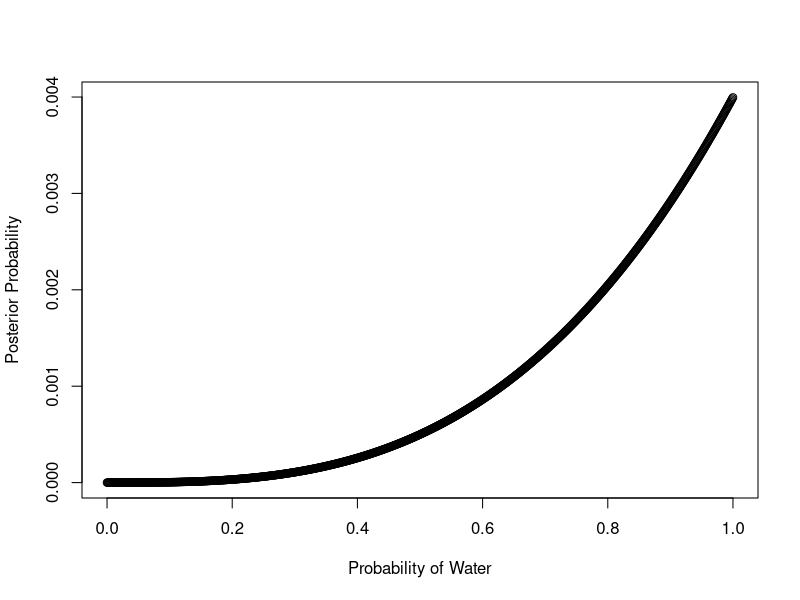
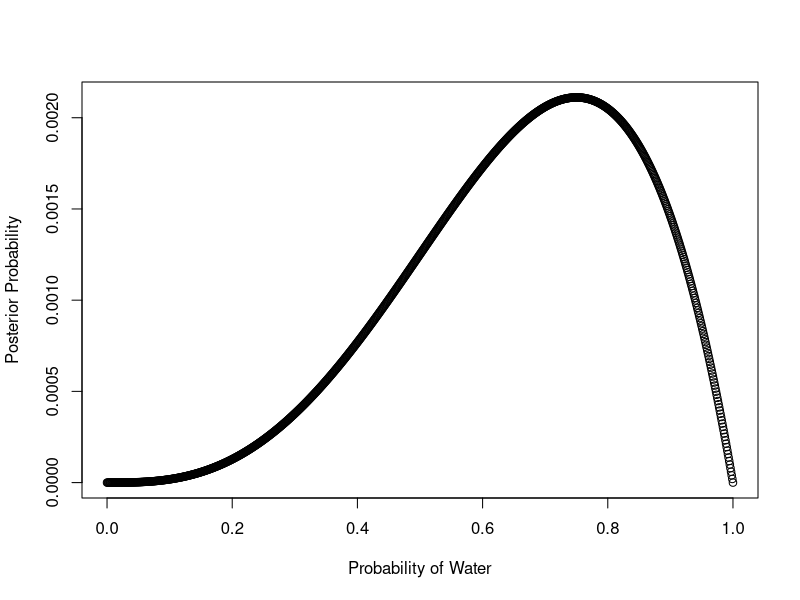
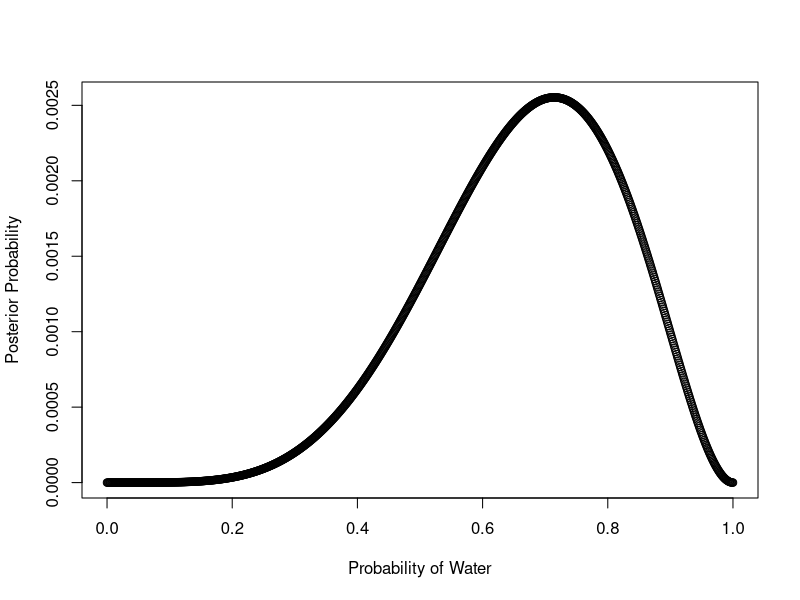
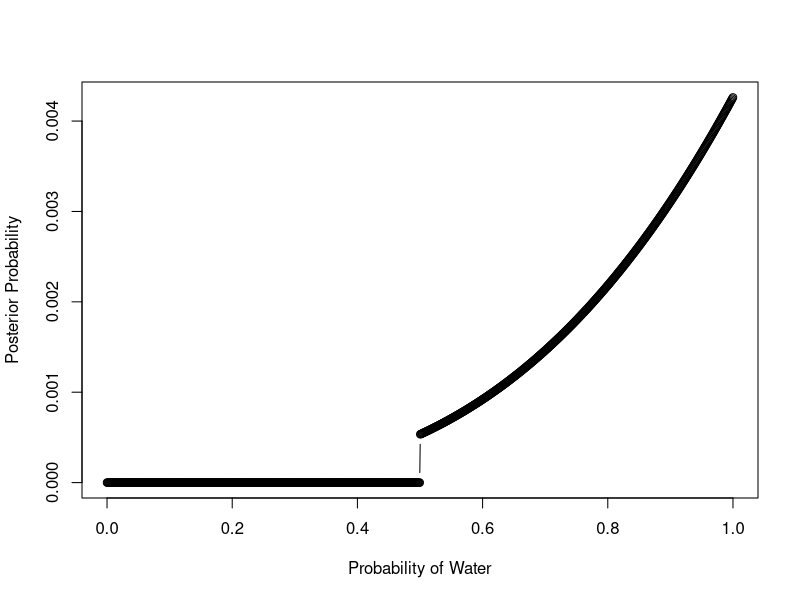
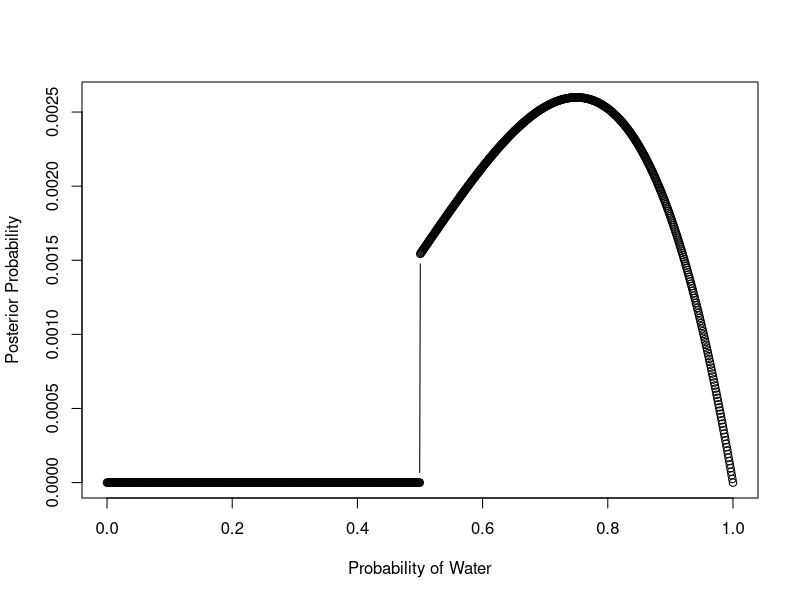
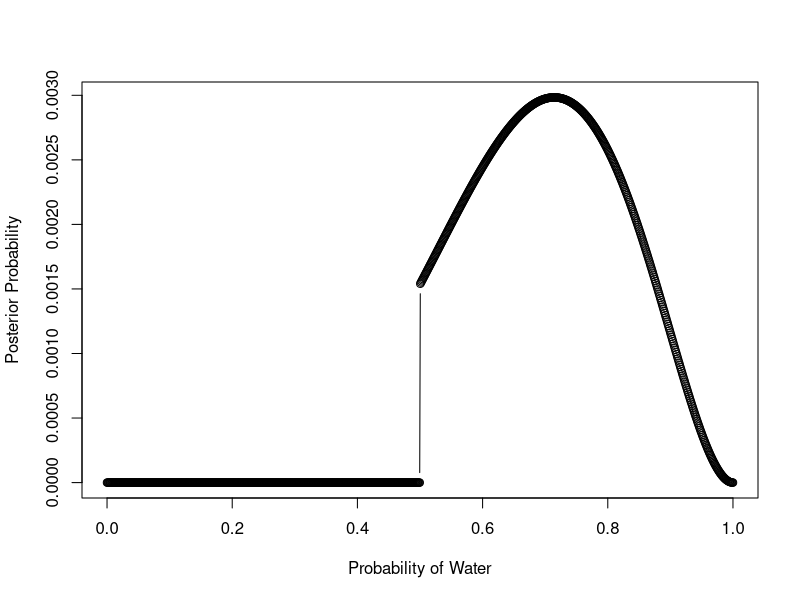

Recreate these plots in R, in order.
## ---- chunk 1
#Grid approximation with 1000 points
prior <- rep(1, 1000)
p_grid <- seq(from=0, to=1, length.out = 1000)

likelihood <- dbinom(3, 3, prob = p_grid)

unstd.posterior <- prior * likelihood

posterior <- unstd.posterior / sum(unstd.posterior)
## ---- chunk 2
plot(p_grid, posterior, type="b",
     ylab="Posterior Probability",
     xlab = "Probability of Water")
## ---- chunk 3
#Grid approximation with 1000 points
prior <- rep(1, 1000)
p_grid <- seq(from=0, to=1, length.out = 1000)

likelihood <- dbinom(3, 4, prob = p_grid)

unstd.posterior <- prior * likelihood

posterior <- unstd.posterior / sum(unstd.posterior)
## ---- chunk 4
plot(p_grid, posterior, type="b",
     ylab="Posterior Probability",
     xlab = "Probability of Water")
## ---- chunk 5
#Grid approximation with 1000 points
prior <- rep(1, 1000)
p_grid <- seq(from=0, to=1, length.out = 1000)

likelihood <- dbinom(5, 7, prob = p_grid)

unstd.posterior <- prior * likelihood

posterior <- unstd.posterior / sum(unstd.posterior)
## ---- chunk 6
plot(p_grid, posterior, type="b",
     ylab="Posterior Probability",
     xlab = "Probability of Water")
## ---- chunk 7
prior <- ifelse(p_grid < 0.5, 0, 1)
p_grid <- seq(from=0, to=1, length.out = 1000)

likelihood <- dbinom(3, 3, prob = p_grid)

unstd.posterior <- prior * likelihood

posterior <- unstd.posterior / sum(unstd.posterior)
## ---- chunk 8
plot(p_grid, posterior, type="b",
     ylab="Posterior Probability",
     xlab = "Probability of Water")
## ---- chunk 9
prior <- ifelse(p_grid < 0.5, 0, 1)
p_grid <- seq(from=0, to=1, length.out = 1000)

likelihood <- dbinom(3, 4, prob = p_grid)

unstd.posterior <- prior * likelihood

posterior <- unstd.posterior / sum(unstd.posterior)
## ---- chunk 10
plot(p_grid, posterior, type="b",
     ylab="Posterior Probability",
     xlab = "Probability of Water")
## ---- chunk 11
prior <- ifelse(p_grid < 0.5, 0, 1)
p_grid <- seq(from=0, to=1, length.out = 1000)

likelihood <- dbinom(5, 7, prob = p_grid)

unstd.posterior <- prior * likelihood

posterior <- unstd.posterior / sum(unstd.posterior)
## ---- chunk 12
plot(p_grid, posterior, type="b",
     ylab="Posterior Probability",
     xlab = "Probability of Water")
## ---- chunk 13
0.3 * 0.5 /(0.3 * 0.5 +1 * 0.5)
## ---- chunk 14
2/4
## ---- chunk 15
6/8
## ---- chunk 16
Pr_twins <- 0.5 * 0.1 + 0.5 * 0.2
Pr_twin1and2 <- 0.5 * (0.1 * 0.1) + 0.5 * (0.2 * 0.2)

Final_pr <- Pr_twin1and2 / Pr_twins
Final_pr
## ---- chunk 17
(0.1 * 0.5) / 0.15
## ---- chunk 18
SpeciesA <- 1/3
Singleton <- 1/3 * (0.9) + 2/3 * (0.8)

Final_Pr <- (0.9 * SpeciesA) / Singleton
Final_Pr
## ---- chunk 19
positive_prob <- 0.8 * 0.5 + 0.65 * 0.5
SpeciesA <- 0.5
Final_Pr <- (0.8 * 0.5) / positive_prob
Final_Pr
## ---- chunk 20
positive_prob <- 0.36 * 0.8 + (1-0.36) * 0.65
SpeciesA <- 0.36
Final_Pr <- (0.8 * 0.36) / positive_prob
Final_Pr
